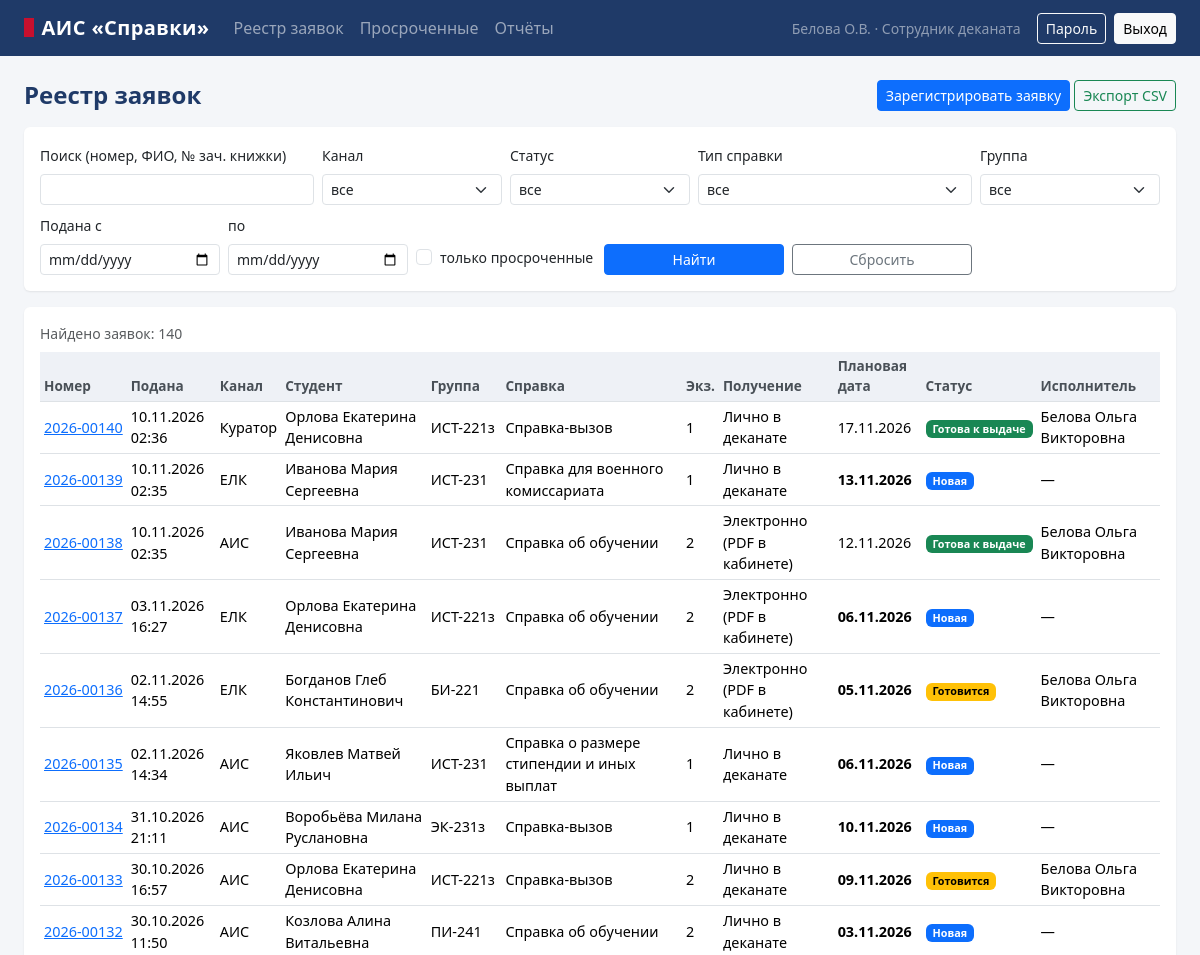
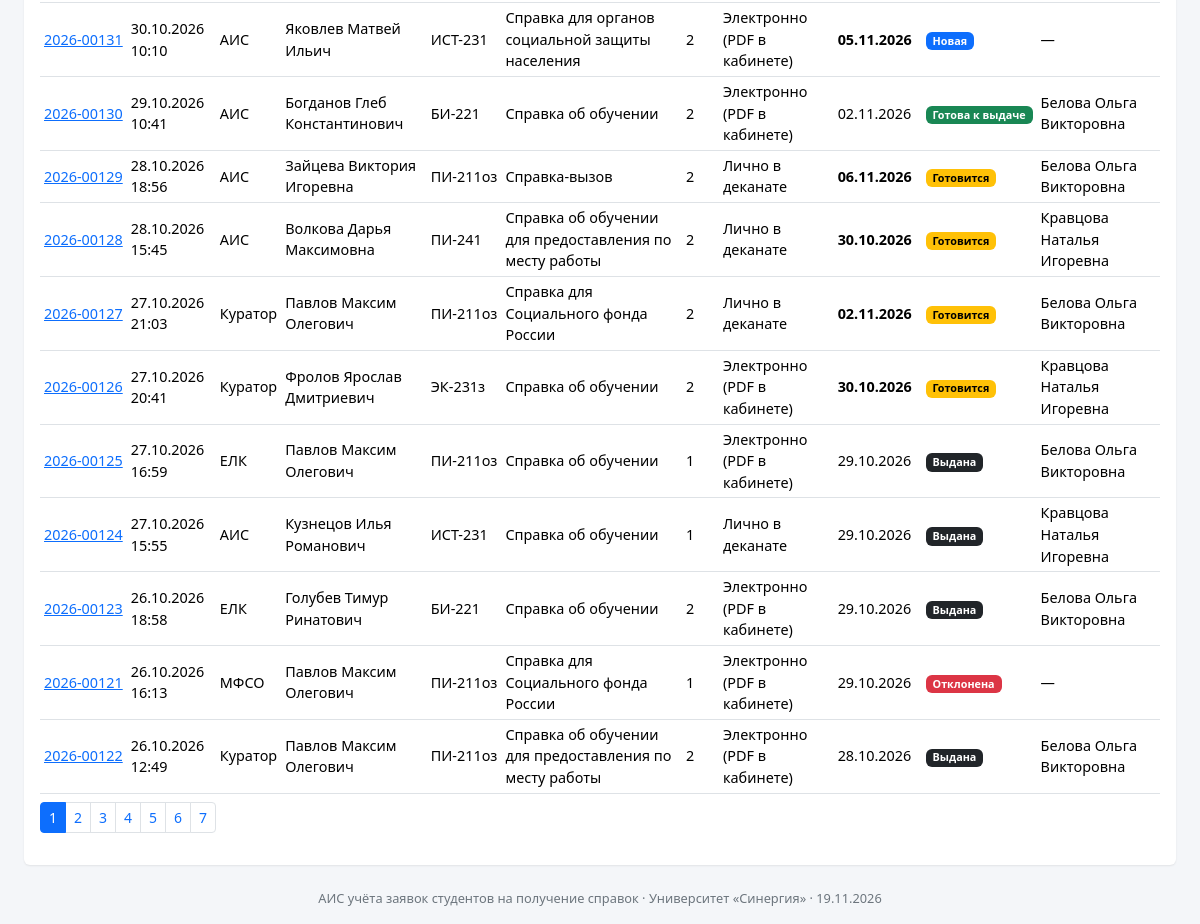
Page /staff/ (signed in) on the committed database (2 pictures, top to bottom).
### app/models.py (models this page shows, shortened)
class User(db.Model):
    __tablename__ = "users"
    id = db.Column(db.Integer, primary_key=True)
    login = db.Column(db.String(40), unique=True, nullable=False, index=True)
    password_hash = db.Column(db.String(255), nullable=False)
    full_name = db.Column(db.String(120), nullable=False)
    email = db.Column(db.String(120))
    role_id = db.Column(db.Integer, db.ForeignKey("roles.id"), nullable=False)
    is_active = db.Column(db.Boolean, default=True, nullable=False)
    failed_logins = db.Column(db.Integer, default=0, nullable=False)
    locked_until = db.Column(db.DateTime)
    created_at = db.Column(db.DateTime, default=datetime.now, nullable=False)
    last_login_at = db.Column(db.DateTime)
    role = db.relationship("Role")
    student = db.relationship("Student", back_populates="user", uselist=False)
    @property
    def role_code(self):
        return self.role.code
    @property
    def short_name(self):
        parts = self.full_name.split()
        return parts[0] + " " + "".join(p[0] + "." for p in parts[1:3])

class Role(db.Model):
    __tablename__ = "roles"
    id = db.Column(db.Integer, primary_key=True)
    code = db.Column(db.String(10), unique=True, nullable=False)
    name = db.Column(db.String(60), nullable=False)

class Request(db.Model):
    __tablename__ = "requests"
    id = db.Column(db.Integer, primary_key=True)
    number = db.Column(db.String(10), unique=True, nullable=False, index=True)
    student_id = db.Column(db.Integer, db.ForeignKey("students.id"),
                           nullable=False, index=True)
    cert_type_id = db.Column(db.Integer, db.ForeignKey("cert_types.id"),
                             nullable=False)
    status_id = db.Column(db.Integer, db.ForeignKey("statuses.id"),
                          nullable=False, index=True)
    operator_id = db.Column(db.Integer, db.ForeignKey("users.id"))
    purpose = db.Column(db.String(200), nullable=False)
    copies = db.Column(db.Integer, default=1, nullable=False)
    delivery = db.Column(db.String(4), nullable=False)
    post_address = db.Column(db.String(250))
    student_comment = db.Column(db.String(400))
    channel = db.Column(db.String(4), default=CH_AIS, nullable=False,
                        index=True)                   # канал поступления
    ext_number = db.Column(db.String(30))             # № во внешнем канале
    name_dat = db.Column(db.String(120))              # ФИО в дательном падеже
    basis = db.Column(db.String(4))                   # код из VYZ_BASIS
    period_from = db.Column(db.Date)
    period_to = db.Column(db.Date)
    reject_reason = db.Column(db.String(400))
    created_at = db.Column(db.DateTime, default=datetime.now, nullable=False)
    planned_date = db.Column(db.Date, nullable=False)
    ready_at = db.Column(db.DateTime)
    closed_at = db.Column(db.DateTime)
    student = db.relationship("Student")
    cert_type = db.relationship("CertType")
    status = db.relationship("Status")
    operator = db.relationship("User")
    history = db.relationship("StatusHistory", back_populates="request",
                              order_by="StatusHistory.changed_at",
                              cascade="all, delete-orphan")
    type_check = db.relationship("TypeCheck", uselist=False, lazy="selectin",
                                 cascade="all, delete-orphan")
    @property
    def delivery_name(self):
        return DELIVERY.get(self.delivery, self.delivery)
    @property
    def channel_name(self):
        return CHANNELS.get(self.channel, self.channel)
    def is_overdue(self, today=None):
        return (self.status.code in OPEN_STATUSES
                and self.planned_date < (today or date.today()))

class Student(db.Model):
    __tablename__ = "students"
    id = db.Column(db.Integer, primary_key=True)
    user_id = db.Column(db.Integer, db.ForeignKey("users.id"),
                        unique=True, nullable=False)
    record_book_no = db.Column(db.String(20), unique=True, nullable=False)
    birth_date = db.Column(db.Date, nullable=False)
    faculty = db.Column(db.String(120), nullable=False)
    direction = db.Column(db.String(160), nullable=False)
    group_code = db.Column(db.String(20), nullable=False, index=True)
    course = db.Column(db.Integer, nullable=False)
    study_form = db.Column(db.String(3), nullable=False)
    funding = db.Column(db.String(3), nullable=False)
    enroll_order = db.Column(db.String(40), nullable=False)
    enroll_date = db.Column(db.Date, nullable=False)
    graduation_date = db.Column(db.Date, nullable=False)
    user = db.relationship("User", back_populates="student")

class CertType(db.Model):
    __tablename__ = "cert_types"
    id = db.Column(db.Integer, primary_key=True)
    code = db.Column(db.String(10), unique=True, nullable=False)
    name = db.Column(db.String(160), nullable=False)
    lead_days = db.Column(db.Integer, nullable=False)  # срок, рабочих дней
    max_copies = db.Column(db.Integer, default=3, nullable=False)
    printable = db.Column(db.Boolean, default=True, nullable=False)
    electronic = db.Column(db.Boolean, default=True, nullable=False)
    description = db.Column(db.String(400))
    is_active = db.Column(db.Boolean, default=True, nullable=False)
    sort_order = db.Column(db.Integer, default=100, nullable=False)

class Status(db.Model):
    __tablename__ = "statuses"
    id = db.Column(db.Integer, primary_key=True)
    code = db.Column(db.String(10), unique=True, nullable=False)
    name = db.Column(db.String(40), nullable=False)
    is_final = db.Column(db.Boolean, default=False, nullable=False)
    css = db.Column(db.String(20), default="secondary", nullable=False)
    sort_order = db.Column(db.Integer, default=100, nullable=False)

### app/views/staff.py (the view)
@bp.route("/")
@role_required(*STAFF_ROLES)
def registry():
    page = request.args.get("page", 1, type=int)
    pager = registry_query(request.args).paginate(
        page=page, per_page=current_app.config["PAGE_SIZE"], error_out=False)
    groups = [g_[0] for g_ in db.session.query(Student.group_code)
              .distinct().order_by(Student.group_code)]
    args = {k: v for k, v in request.args.items() if k != "page"}
    return render_template(
        "staff/registry.html", pager=pager, args=args, groups=groups,
        statuses=Status.query.order_by(Status.sort_order).all(),
        types=CertType.query.order_by(CertType.sort_order).all(),
        open_codes=OPEN_STATUSES)

### app/__init__.py (called while the page is built)
def register_template_helpers(app):
    @app.context_processor
    def inject_globals():
        return {"today": date.today(), "DELIVERY": DELIVERY,
                "channels": CHANNELS, "VYZ_BASIS": VYZ_BASIS,
                "org_name": app.config["ORG_NAME"]}
    @app.template_filter("dt")
    def fmt_dt(value, fmt="%d.%m.%Y %H:%M"):
        return value.strftime(fmt) if value else "—"
    @app.template_filter("num")
    def fmt_num(value):
        """Десятичная запятая для отображения дробных показателей."""
        return "—" if value is None else str(value).replace(".", ",")

### app/reports.py (called while the page is built)
def parse_date(value):
    try:
        return date.fromisoformat(value) if value else None
    except ValueError:
        return None

### app/security.py (called while the page is built)
def load_current_user():
    uid = session.get("uid")
    g.user = db.session.get(User, uid) if uid else None
    if g.user is not None and not g.user.is_active:
        session.clear()
        g.user = None

def login_required(view):
    @wraps(view)
    def wrapped(*args, **kwargs):
        if g.get("user") is None:
            flash("Войдите в систему", "warning")
            return redirect(url_for("auth.login", next=request.path))
        return view(*args, **kwargs)
    return wrapped

def role_required(*roles):
    def decorator(view):
        @wraps(view)
        @login_required
        def wrapped(*args, **kwargs):
            if g.user.role_code not in roles:
                audit("ACCESS_DENIED", details=request.path)
                db.session.commit()
                abort(403)
            return view(*args, **kwargs)
        return wrapped
    return decorator

def set_security_headers(response):
    response.headers.setdefault("X-Frame-Options", "DENY")
    response.headers.setdefault("X-Content-Type-Options", "nosniff")
    response.headers.setdefault("Referrer-Policy", "same-origin")
    response.headers.setdefault(
        "Content-Security-Policy",
        "default-src 'self'; img-src 'self' data:; style-src 'self' 'unsafe-inline'; "
        "script-src 'self'")
    return response

### app/templates/staff/registry.html (shortened to what this page needs)
{% extends "base.html" %}{% from "_macros.html" import status_badge, pager_nav %}
{% block content %}
<div class="d-flex justify-content-between align-items-center mb-3">
<h1 class="h4 page-title mb-0">Реестр заявок {% if args.get('overdue') == '1' %}<span class="badge text-bg-danger">просроченные</span>{% endif %}</h1>
<div><a class="btn btn-primary btn-sm" href="{{ url_for('staff.register') }}">Зарегистрировать заявку</a>
<a class="btn btn-outline-success btn-sm" href="{{ url_for('staff.export_csv', **args) }}">Экспорт CSV</a></div></div>
<form class="card mb-3" method="get"><div class="card-body row g-2 align-items-end">
  <div class="col-md-3"><label class="form-label small">Поиск (номер, ФИО, № зач. книжки)</label>
    <input class="form-control form-control-sm" name="q" value="{{ args.get('q','') }}"></div>
  <div class="col-md-2"><label class="form-label small">Канал</label>
    <select class="form-select form-select-sm" name="channel"><option value="">все</option>
    {% for code, name in channels.items() %}<option value="{{ code }}" {{ 'selected' if args.get('channel') == code }}>{{ name }}</option>{% endfor %}</select></div>
  <div class="col-md-2"><label class="form-label small">Статус</label>
    <select class="form-select form-select-sm" name="status"><option value="">все</option>
    {% for s in statuses %}<option value="{{ s.code }}" {{ 'selected' if args.get('status') == s.code }}>{{ s.name }}</option>{% endfor %}</select></div>
  <div class="col-md-3"><label class="form-label small">Тип справки</label>
    <select class="form-select form-select-sm" name="type"><option value="">все</option>
    {% for t in types %}<option value="{{ t.code }}" {{ 'selected' if args.get('type') == t.code }}>{{ t.name }}</option>{% endfor %}</select></div>
  <div class="col-md-2"><label class="form-label small">Группа</label>
    <select class="form-select form-select-sm" name="group"><option value="">все</option>
    {% for gr in groups %}<option {{ 'selected' if args.get('group') == gr }}>{{ gr }}</option>{% endfor %}</select></div>
  <div class="col-md-2"><label class="form-label small">Подана с</label><input type="date" class="form-control form-control-sm" name="from" value="{{ args.get('from','') }}"></div>
  <div class="col-md-2"><label class="form-label small">по</label><input type="date" class="form-control form-control-sm" name="to" value="{{ args.get('to','') }}"></div>
  <div class="col-md-2 pb-1"><div class="form-check"><input class="form-check-input" type="checkbox" name="overdue" value="1" id="ov" {{ 'checked' if args.get('overdue') == '1' }}><label class="form-check-label small" for="ov">только просроченные</label></div></div>
  <div class="col-md-2"><button class="btn btn-primary btn-sm w-100">Найти</button></div>
  <div class="col-md-2"><a class="btn btn-outline-secondary btn-sm w-100" href="{{ url_for('staff.registry') }}">Сбросить</a></div>
</div></form>
<div class="card"><div class="card-body">
<div class="small text-muted mb-2">Найдено заявок: {{ pager.total }}</div>
<table class="table table-hover table-sm mb-2">
<thead><tr><th>Номер</th><th>Подана</th><th>Канал</th><th>Студент</th><th>Группа</th><th>Справка</th><th>Экз.</th><th>Получение</th><th>Плановая дата</th><th>Статус</th><th>Исполнитель</th></tr></thead>
<tbody>
{% for r in pager.items %}
{% set late = r.is_overdue(today) %}
<tr><td class="text-nowrap"><a href="{{ url_for('staff.process', req_id=r.id) }}">{{ r.number }}</a></td><td>{{ r.created_at|dt }}</td>
<td>{{ r.channel_name }}</td><td>{{ r.student.user.full_name }}</td><td>{{ r.student.group_code }}</td><td>{{ r.cert_type.name }}{% set tc = r.type_check %}</td><td>{{ r.copies }}</td>
<td>{{ r.delivery_name }}</td><td class="{{ 'overdue' if late }}">{{ r.planned_date.strftime('%d.%m.%Y') }}</td>
<td>{{ status_badge(r.status) }}</td><td>{{ r.operator.full_name if r.operator else '—' }}</td></tr>
{% else %}<tr><td colspan="11" class="text-muted">По условиям отбора заявок нет</td></tr>{% endfor %}
</tbody></table>
{{ pager_nav(pager, 'staff.registry', args) }}
</div></div>
{% endblock %}

### app/templates/base.html (shortened to what this page needs)
<!doctype html>
<html lang="ru">
<head>
  <link rel="stylesheet" href="{{ url_for('static', filename='css/bootstrap.min.css') }}">
  <link rel="stylesheet" href="{{ url_for('static', filename='css/app.css') }}">
</head>
<body>
{% if g.user %}
<nav class="navbar navbar-expand-lg navbar-dark navbar-ais no-print">
  <div class="container-fluid px-4">
    <a class="navbar-brand" href="{{ url_for('index') }}"><span class="mark"></span>АИС «Справки»</a>
    <div class="collapse navbar-collapse" id="nav">
      <ul class="navbar-nav me-auto">
        {% if g.user.role_code == 'STUDENT' %}
        <li class="nav-item"><a class="nav-link" href="{{ url_for('student.dashboard') }}">Кабинет</a></li>
        <li class="nav-item"><a class="nav-link" href="{{ url_for('student.new_request') }}">Заказать справку</a></li>
        <li class="nav-item"><a class="nav-link" href="{{ url_for('student.my_requests') }}">Мои заявки</a></li>
        {% else %}
        <li class="nav-item"><a class="nav-link" href="{{ url_for('staff.registry') }}">Реестр заявок</a></li>
        <li class="nav-item"><a class="nav-link" href="{{ url_for('staff.registry', overdue=1) }}">Просроченные</a></li>
        <li class="nav-item"><a class="nav-link" href="{{ url_for('staff.reports') }}">Отчёты</a></li>
        {% endif %}
      </ul>
      <span class="navbar-text text-white-50 me-3 small text-nowrap">{{ g.user.short_name }} · {{ g.user.role.name }}</span>
      <a class="btn btn-sm btn-outline-light me-2" href="{{ url_for('auth.password') }}">Пароль</a>
      <form method="post" action="{{ url_for('auth.logout') }}" class="d-inline">
        <button class="btn btn-sm btn-light">Выход</button>
      </form>
    </div>
  </div>
</nav>
{% endif %}
<main class="container-fluid px-4 py-4">
  {% block content %}{% endblock %}
</main>
<footer class="footer text-center pb-3 no-print">АИС учёта заявок студентов на получение справок · {{ org_name }} · {{ today.strftime('%d.%m.%Y') }}</footer>
</body>
</html>

### app/templates/_macros.html (shortened to what this page needs)
{% macro status_badge(st) -%}
<span class="badge text-bg-{{ st.css }}">{{ st.name }}</span>
{%- endmacro %}
{% macro pager_nav(pager, endpoint, args) -%}
{% if pager.pages > 1 %}
<nav><ul class="pagination pagination-sm">
{% for p in pager.iter_pages() %}
  {% if p %}<li class="page-item {{ 'active' if p == pager.page }}"><a class="page-link" href="{{ url_for(endpoint, page=p, **args) }}">{{ p }}</a></li>
  {% else %}<li class="page-item disabled"><span class="page-link">…</span></li>{% endif %}
{% endfor %}
</ul></nav>
{% endif %}
{%- endmacro %}

### app/static/css/app.css (style rules this page uses)
:root { --ais-brand: #1f3a68; --ais-accent: #c8102e; }
body { background: #f4f6f9; }
.navbar-ais { background: var(--ais-brand); }
.navbar-ais .nav-link { white-space: nowrap; }
.navbar-ais .navbar-brand { font-weight: 600; letter-spacing: .02em; }
.navbar-ais .navbar-brand .mark { display:inline-block; width:.6rem; height:1.2rem; background: var(--ais-accent); margin-right:.5rem; vertical-align:-.15rem; }
.page-title { font-weight: 600; color: var(--ais-brand); }
.card { border: 0; box-shadow: 0 1px 2px rgba(0,0,0,.08); }
.table thead th { font-size: .85rem; color: #495057; background: #eef1f6; }
.table td { font-size: .9rem; vertical-align: middle; }
.overdue { color: var(--ais-accent); font-weight: 600; }
.footer { font-size: .8rem; color: #6c757d; }

### rows in the picture
User: user.short_name "Белова О.В."
Role: user.role.name "Сотрудник деканата"
Request: number "2026-00140", created_at|dt "10.11.2026 02:36", channel_name "Куратор", student.user.full_name "Орлова Екатерина Денисовна", student.group_code "ИСТ-221з", cert_type.name "Справка-вызов", copies "1", delivery_name "Лично в деканате", planned_date "17.11.2026", operator "Белова Ольга Викторовна"
Status: name "Готова к выдаче"
Request: number "2026-00139", created_at|dt "10.11.2026 02:35", channel_name "ЕЛК", student.user.full_name "Иванова Мария Сергеевна", student.group_code "ИСТ-231", cert_type.name "Справка для военного комиссариата", copies "1", delivery_name "Лично в деканате", planned_date "13.11.2026", operator "—"
Status: name "Новая"
Request: number "2026-00138", created_at|dt "10.11.2026 02:35", channel_name "АИС", student.user.full_name "Иванова Мария Сергеевна", student.group_code "ИСТ-231", cert_type.name "Справка об обучении", copies "2", delivery_name "Электронно (PDF в кабинете)", planned_date "12.11.2026", operator "Белова Ольга Викторовна"
Request: number "2026-00137", created_at|dt "03.11.2026 16:27", channel_name "ЕЛК", student.user.full_name "Орлова Екатерина Денисовна", student.group_code "ИСТ-221з", cert_type.name "Справка об обучении", copies "2", delivery_name "Электронно (PDF в кабинете)", planned_date "06.11.2026", operator "—"
Request: number "2026-00136", created_at|dt "02.11.2026 14:55", channel_name "ЕЛК", student.user.full_name "Богданов Глеб Константинович", student.group_code "БИ-221", cert_type.name "Справка об обучении", copies "2", delivery_name "Электронно (PDF в кабинете)", planned_date "05.11.2026", operator "Белова Ольга Викторовна"
Status: name "Готовится"
Request: number "2026-00135", created_at|dt "02.11.2026 14:34", channel_name "АИС", student.user.full_name "Яковлев Матвей Ильич", student.group_code "ИСТ-231", cert_type.name "Справка о размере стипендии и иных выплат", copies "1", delivery_name "Лично в деканате", planned_date "06.11.2026", operator "—"
Request: number "2026-00134", created_at|dt "31.10.2026 21:11", channel_name "АИС", student.user.full_name "Воробьёва Милана Руслановна", student.group_code "ЭК-231з", cert_type.name "Справка-вызов", copies "1", delivery_name "Лично в деканате", planned_date "10.11.2026", operator "—"
Request: number "2026-00133", created_at|dt "30.10.2026 16:57", channel_name "АИС", student.user.full_name "Орлова Екатерина Денисовна", student.group_code "ИСТ-221з", cert_type.name "Справка-вызов", copies "2", delivery_name "Лично в деканате", planned_date "09.11.2026", operator "Белова Ольга Викторовна"
Request: number "2026-00132", created_at|dt "30.10.2026 11:50", channel_name "АИС", student.user.full_name "Козлова Алина Витальевна", student.group_code "ПИ-241", cert_type.name "Справка об обучении", copies "2", delivery_name "Лично в деканате", planned_date "03.11.2026", operator "—"
Request: number "2026-00131", created_at|dt "30.10.2026 10:10", channel_name "АИС", student.user.full_name "Яковлев Матвей Ильич", student.group_code "ИСТ-231", cert_type.name "Справка для органов социальной защиты населения", copies "2", delivery_name "Электронно (PDF в кабинете)", planned_date "05.11.2026", operator "—"
Request: number "2026-00130", created_at|dt "29.10.2026 10:41", channel_name "АИС", student.user.full_name "Богданов Глеб Константинович", student.group_code "БИ-221", cert_type.name "Справка об обучении", copies "2", delivery_name "Электронно (PDF в кабинете)", planned_date "02.11.2026", operator "Белова Ольга Викторовна"
Request: number "2026-00129", created_at|dt "28.10.2026 18:56", channel_name "АИС", student.user.full_name "Зайцева Виктория Игоревна", student.group_code "ПИ-211оз", cert_type.name "Справка-вызов", copies "2", delivery_name "Лично в деканате", planned_date "06.11.2026", operator "Белова Ольга Викторовна"
Request: number "2026-00128", created_at|dt "28.10.2026 15:45", channel_name "АИС", student.user.full_name "Волкова Дарья Максимовна", student.group_code "ПИ-241", cert_type.name "Справка об обучении для предоставления по месту работы", copies "2", delivery_name "Лично в деканате", planned_date "30.10.2026", operator "Кравцова Наталья Игоревна"
Request: number "2026-00127", created_at|dt "27.10.2026 21:03", channel_name "Куратор", student.user.full_name "Павлов Максим Олегович", student.group_code "ПИ-211оз", cert_type.name "Справка для Социального фонда России", copies "2", delivery_name "Лично в деканате", planned_date "02.11.2026", operator "Белова Ольга Викторовна"
Request: number "2026-00126", created_at|dt "27.10.2026 20:41", channel_name "Куратор", student.user.full_name "Фролов Ярослав Дмитриевич", student.group_code "ЭК-231з", cert_type.name "Справка об обучении", copies "2", delivery_name "Электронно (PDF в кабинете)", planned_date "30.10.2026", operator "Кравцова Наталья Игоревна"
Request: number "2026-00125", created_at|dt "27.10.2026 16:59", channel_name "ЕЛК", student.user.full_name "Павлов Максим Олегович", student.group_code "ПИ-211оз", cert_type.name "Справка об обучении", copies "1", delivery_name "Электронно (PDF в кабинете)", planned_date "29.10.2026", operator "Белова Ольга Викторовна"
Status: name "Выдана"
Request: number "2026-00124", created_at|dt "27.10.2026 15:55", channel_name "АИС", student.user.full_name "Кузнецов Илья Романович", student.group_code "ИСТ-231", cert_type.name "Справка об обучении", copies "1", delivery_name "Лично в деканате", planned_date "29.10.2026", operator "Кравцова Наталья Игоревна"
Request: number "2026-00123", created_at|dt "26.10.2026 18:58", channel_name "ЕЛК", student.user.full_name "Голубев Тимур Ринатович", student.group_code "БИ-221", cert_type.name "Справка об обучении", copies "2", delivery_name "Электронно (PDF в кабинете)", planned_date "29.10.2026", operator "Белова Ольга Викторовна"
Request: number "2026-00121", created_at|dt "26.10.2026 16:13", channel_name "МФСО", student.user.full_name "Павлов Максим Олегович", student.group_code "ПИ-211оз", cert_type.name "Справка для Социального фонда России", copies "1", delivery_name "Электронно (PDF в кабинете)", planned_date "29.10.2026", operator "—"
Status: name "Отклонена"
Request: number "2026-00122", created_at|dt "26.10.2026 12:49", channel_name "Куратор", student.user.full_name "Павлов Максим Олегович", student.group_code "ПИ-211оз", cert_type.name "Справка об обучении для предоставления по месту работы", copies "2", delivery_name "Электронно (PDF в кабинете)", planned_date "28.10.2026", operator "Белова Ольга Викторовна"

### other values in the picture
{{ pager.total }} "140"
{{ p }} "1" "2" "3" "4" "5" "6" "7"
{{ org_name }} "Университет «Синергия»"
{{ today.strftime('%d.%m.%Y') }} "19.11.2026"
